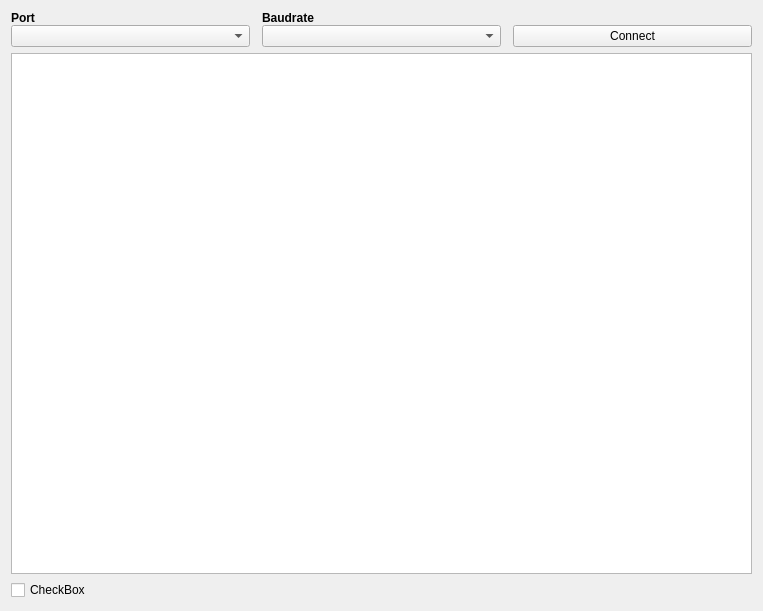
<?xml version="1.0" encoding="UTF-8"?>
<ui version="4.0">
 <class>connect_and_status</class>
 <widget class="QWidget" name="connect_and_status">
  <property name="geometry">
   <rect>
    <x>0</x>
    <y>0</y>
    <width>763</width>
    <height>611</height>
   </rect>
  </property>
  <property name="windowTitle">
   <string>Form</string>
  </property>
  <layout class="QVBoxLayout" name="verticalLayout">
   <item>
    <layout class="QGridLayout" name="gridLayout">
     <property name="horizontalSpacing">
      <number>12</number>
     </property>
     <property name="verticalSpacing">
      <number>0</number>
     </property>
     <item row="1" column="1">
      <widget class="QComboBox" name="boxBaud"/>
     </item>
     <item row="0" column="0">
      <widget class="QLabel" name="labelPort">
       <property name="font">
        <font>
         <weight>75</weight>
         <bold>true</bold>
        </font>
       </property>
       <property name="text">
        <string>Port</string>
       </property>
      </widget>
     </item>
     <item row="0" column="1">
      <widget class="QLabel" name="labelBaud">
       <property name="font">
        <font>
         <weight>75</weight>
         <bold>true</bold>
        </font>
       </property>
       <property name="text">
        <string>Baudrate</string>
       </property>
      </widget>
     </item>
     <item row="1" column="0">
      <widget class="QComboBox" name="boxPort"/>
     </item>
     <item row="1" column="2">
      <widget class="QPushButton" name="buttonConnect">
       <property name="text">
        <string>Connect</string>
       </property>
      </widget>
     </item>
    </layout>
   </item>
   <item>
    <widget class="QPlainTextEdit" name="plainTextEdit"/>
   </item>
   <item>
    <widget class="sliderbox" name="checkBox">
     <property name="text">
      <string>CheckBox</string>
     </property>
    </widget>
   </item>
  </layout>
 </widget>
 <customwidgets>
  <customwidget>
   <class>sliderbox</class>
   <extends>QCheckBox</extends>
   <header>sliderbox.h</header>
  </customwidget>
 </customwidgets>
 <resources/>
 <connections/>
</ui>
